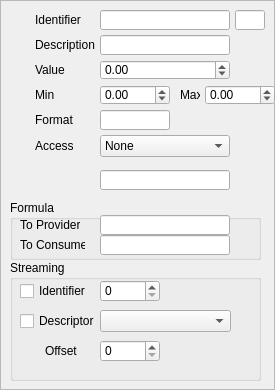
<?xml version="1.0" encoding="UTF-8"?>
<ui version="4.0">
 <class>RealView</class>
 <widget class="QFrame" name="RealView">
  <property name="geometry">
   <rect>
    <x>0</x>
    <y>0</y>
    <width>275</width>
    <height>390</height>
   </rect>
  </property>
  <property name="sizePolicy">
   <sizepolicy hsizetype="Fixed" vsizetype="Fixed">
    <horstretch>0</horstretch>
    <verstretch>0</verstretch>
   </sizepolicy>
  </property>
  <property name="windowTitle">
   <string>Frame</string>
  </property>
  <property name="frameShape">
   <enum>QFrame::StyledPanel</enum>
  </property>
  <property name="frameShadow">
   <enum>QFrame::Raised</enum>
  </property>
  <widget class="QLabel" name="label_6">
   <property name="geometry">
    <rect>
     <x>35</x>
     <y>60</y>
     <width>60</width>
     <height>20</height>
    </rect>
   </property>
   <property name="text">
    <string>Value</string>
   </property>
  </widget>
  <widget class="QLineEdit" name="numberText">
   <property name="geometry">
    <rect>
     <x>235</x>
     <y>10</y>
     <width>30</width>
     <height>20</height>
    </rect>
   </property>
   <property name="readOnly">
    <bool>true</bool>
   </property>
  </widget>
  <widget class="QLineEdit" name="descriptionText">
   <property name="geometry">
    <rect>
     <x>100</x>
     <y>35</y>
     <width>130</width>
     <height>20</height>
    </rect>
   </property>
   <property name="readOnly">
    <bool>false</bool>
   </property>
  </widget>
  <widget class="QLabel" name="label">
   <property name="geometry">
    <rect>
     <x>35</x>
     <y>10</y>
     <width>60</width>
     <height>20</height>
    </rect>
   </property>
   <property name="text">
    <string>Identifier</string>
   </property>
  </widget>
  <widget class="QLabel" name="label_2">
   <property name="geometry">
    <rect>
     <x>35</x>
     <y>35</y>
     <width>60</width>
     <height>20</height>
    </rect>
   </property>
   <property name="text">
    <string>Description</string>
   </property>
  </widget>
  <widget class="QDoubleSpinBox" name="valueBox">
   <property name="geometry">
    <rect>
     <x>100</x>
     <y>60</y>
     <width>130</width>
     <height>20</height>
    </rect>
   </property>
   <property name="minimum">
    <double>-10000.000000000000000</double>
   </property>
   <property name="maximum">
    <double>10000.000000000000000</double>
   </property>
  </widget>
  <widget class="QLineEdit" name="identifierText">
   <property name="geometry">
    <rect>
     <x>100</x>
     <y>10</y>
     <width>130</width>
     <height>20</height>
    </rect>
   </property>
   <property name="readOnly">
    <bool>true</bool>
   </property>
  </widget>
  <widget class="QLabel" name="label_7">
   <property name="geometry">
    <rect>
     <x>35</x>
     <y>110</y>
     <width>60</width>
     <height>20</height>
    </rect>
   </property>
   <property name="text">
    <string>Format</string>
   </property>
  </widget>
  <widget class="QDoubleSpinBox" name="minBox">
   <property name="geometry">
    <rect>
     <x>100</x>
     <y>85</y>
     <width>70</width>
     <height>20</height>
    </rect>
   </property>
   <property name="minimum">
    <double>-10000.000000000000000</double>
   </property>
   <property name="maximum">
    <double>10000.000000000000000</double>
   </property>
  </widget>
  <widget class="QLineEdit" name="formatText">
   <property name="geometry">
    <rect>
     <x>100</x>
     <y>110</y>
     <width>70</width>
     <height>20</height>
    </rect>
   </property>
   <property name="readOnly">
    <bool>false</bool>
   </property>
  </widget>
  <widget class="QLabel" name="label_4">
   <property name="geometry">
    <rect>
     <x>35</x>
     <y>85</y>
     <width>60</width>
     <height>20</height>
    </rect>
   </property>
   <property name="text">
    <string>Min</string>
   </property>
  </widget>
  <widget class="QDoubleSpinBox" name="maxBox">
   <property name="geometry">
    <rect>
     <x>205</x>
     <y>85</y>
     <width>70</width>
     <height>20</height>
    </rect>
   </property>
   <property name="buttonSymbols">
    <enum>QAbstractSpinBox::UpDownArrows</enum>
   </property>
   <property name="minimum">
    <double>-10000.000000000000000</double>
   </property>
   <property name="maximum">
    <double>10000.000000000000000</double>
   </property>
  </widget>
  <widget class="QLabel" name="label_5">
   <property name="geometry">
    <rect>
     <x>180</x>
     <y>85</y>
     <width>20</width>
     <height>20</height>
    </rect>
   </property>
   <property name="text">
    <string>Max</string>
   </property>
  </widget>
  <widget class="QLabel" name="label_3">
   <property name="geometry">
    <rect>
     <x>10</x>
     <y>10</y>
     <width>16</width>
     <height>16</height>
    </rect>
   </property>
   <property name="text">
    <string/>
   </property>
   <property name="pixmap">
    <pixmap resource="TinyEmberPlus.qrc">:/image/resources/ui-tooltip--exclamation.png</pixmap>
   </property>
  </widget>
  <widget class="QLabel" name="label_8">
   <property name="geometry">
    <rect>
     <x>10</x>
     <y>35</y>
     <width>16</width>
     <height>16</height>
    </rect>
   </property>
   <property name="text">
    <string/>
   </property>
   <property name="pixmap">
    <pixmap resource="TinyEmberPlus.qrc">:/image/resources/ui-tooltip-balloon-bottom.png</pixmap>
   </property>
  </widget>
  <widget class="QLabel" name="label_9">
   <property name="geometry">
    <rect>
     <x>10</x>
     <y>60</y>
     <width>16</width>
     <height>16</height>
    </rect>
   </property>
   <property name="text">
    <string/>
   </property>
   <property name="pixmap">
    <pixmap resource="TinyEmberPlus.qrc">:/image/resources/ui-text-field-format.png</pixmap>
   </property>
  </widget>
  <widget class="QLabel" name="label_10">
   <property name="geometry">
    <rect>
     <x>10</x>
     <y>85</y>
     <width>16</width>
     <height>20</height>
    </rect>
   </property>
   <property name="text">
    <string/>
   </property>
   <property name="pixmap">
    <pixmap resource="TinyEmberPlus.qrc">:/image/resources/ui-ruler.png</pixmap>
   </property>
  </widget>
  <widget class="QLabel" name="label_11">
   <property name="geometry">
    <rect>
     <x>10</x>
     <y>110</y>
     <width>16</width>
     <height>20</height>
    </rect>
   </property>
   <property name="text">
    <string/>
   </property>
   <property name="pixmap">
    <pixmap resource="TinyEmberPlus.qrc">:/image/resources/ui-tooltip--pencil.png</pixmap>
   </property>
  </widget>
  <widget class="QLabel" name="label_12">
   <property name="geometry">
    <rect>
     <x>10</x>
     <y>135</y>
     <width>16</width>
     <height>20</height>
    </rect>
   </property>
   <property name="text">
    <string/>
   </property>
   <property name="pixmap">
    <pixmap resource="TinyEmberPlus.qrc">:/image/resources/lock--pencil.png</pixmap>
   </property>
  </widget>
  <widget class="QLabel" name="label_13">
   <property name="geometry">
    <rect>
     <x>35</x>
     <y>135</y>
     <width>60</width>
     <height>22</height>
    </rect>
   </property>
   <property name="text">
    <string>Access</string>
   </property>
  </widget>
  <widget class="QComboBox" name="accessBox">
   <property name="geometry">
    <rect>
     <x>100</x>
     <y>135</y>
     <width>130</width>
     <height>22</height>
    </rect>
   </property>
   <item>
    <property name="text">
     <string>None</string>
    </property>
    <property name="icon">
     <iconset resource="TinyEmberPlus.qrc">
      <normaloff>:/image/resources/lock.png</normaloff>:/image/resources/lock.png</iconset>
    </property>
   </item>
   <item>
    <property name="text">
     <string>Read</string>
    </property>
    <property name="icon">
     <iconset resource="TinyEmberPlus.qrc">
      <normaloff>:/image/resources/lock--arrow.png</normaloff>:/image/resources/lock--arrow.png</iconset>
    </property>
   </item>
   <item>
    <property name="text">
     <string>Write</string>
    </property>
    <property name="icon">
     <iconset resource="TinyEmberPlus.qrc">
      <normaloff>:/image/resources/lock--pencil.png</normaloff>:/image/resources/lock--pencil.png</iconset>
    </property>
   </item>
   <item>
    <property name="text">
     <string>Read | Write</string>
    </property>
    <property name="icon">
     <iconset resource="TinyEmberPlus.qrc">
      <normaloff>:/image/resources/lock-unlock.png</normaloff>:/image/resources/lock-unlock.png</iconset>
    </property>
   </item>
  </widget>
  <widget class="QGroupBox" name="streamingGroupBox">
   <property name="geometry">
    <rect>
     <x>10</x>
     <y>260</y>
     <width>251</width>
     <height>121</height>
    </rect>
   </property>
   <property name="title">
    <string>Streaming</string>
   </property>
   <widget class="QCheckBox" name="checkUseStreamIdentifier">
    <property name="geometry">
     <rect>
      <x>10</x>
      <y>20</y>
      <width>80</width>
      <height>22</height>
     </rect>
    </property>
    <property name="text">
     <string>Identifier</string>
    </property>
   </widget>
   <widget class="QSpinBox" name="streamIdentifierBox">
    <property name="geometry">
     <rect>
      <x>90</x>
      <y>20</y>
      <width>60</width>
      <height>22</height>
     </rect>
    </property>
   </widget>
   <widget class="QComboBox" name="streamFormatBox">
    <property name="geometry">
     <rect>
      <x>90</x>
      <y>50</y>
      <width>131</width>
      <height>22</height>
     </rect>
    </property>
   </widget>
   <widget class="QSpinBox" name="streamOffsetBox">
    <property name="geometry">
     <rect>
      <x>90</x>
      <y>80</y>
      <width>60</width>
      <height>22</height>
     </rect>
    </property>
   </widget>
   <widget class="QCheckBox" name="checkUseStreamDescriptor">
    <property name="geometry">
     <rect>
      <x>10</x>
      <y>50</y>
      <width>80</width>
      <height>22</height>
     </rect>
    </property>
    <property name="text">
     <string>Descriptor</string>
    </property>
   </widget>
   <widget class="QLabel" name="label_14">
    <property name="geometry">
     <rect>
      <x>35</x>
      <y>80</y>
      <width>46</width>
      <height>22</height>
     </rect>
    </property>
    <property name="text">
     <string>Offset</string>
    </property>
   </widget>
  </widget>
  <widget class="QLineEdit" name="displayValueText">
   <property name="geometry">
    <rect>
     <x>100</x>
     <y>170</y>
     <width>130</width>
     <height>20</height>
    </rect>
   </property>
   <property name="readOnly">
    <bool>true</bool>
   </property>
  </widget>
  <widget class="QGroupBox" name="groupBox">
   <property name="geometry">
    <rect>
     <x>10</x>
     <y>200</y>
     <width>251</width>
     <height>60</height>
    </rect>
   </property>
   <property name="title">
    <string>Formula</string>
   </property>
   <widget class="QLineEdit" name="toConsumerTermText">
    <property name="geometry">
     <rect>
      <x>90</x>
      <y>35</y>
      <width>130</width>
      <height>20</height>
     </rect>
    </property>
    <property name="readOnly">
     <bool>false</bool>
    </property>
   </widget>
   <widget class="QLabel" name="label_16">
    <property name="geometry">
     <rect>
      <x>10</x>
      <y>35</y>
      <width>65</width>
      <height>20</height>
     </rect>
    </property>
    <property name="toolTip">
     <string>Transforms a device value into a display value</string>
    </property>
    <property name="text">
     <string>To Consumer</string>
    </property>
   </widget>
   <widget class="QLabel" name="label_15">
    <property name="geometry">
     <rect>
      <x>10</x>
      <y>15</y>
      <width>60</width>
      <height>20</height>
     </rect>
    </property>
    <property name="toolTip">
     <string>Transforms a dispaly value into a device value</string>
    </property>
    <property name="text">
     <string>To Provider</string>
    </property>
   </widget>
   <widget class="QLineEdit" name="toProviderTermText">
    <property name="geometry">
     <rect>
      <x>90</x>
      <y>15</y>
      <width>130</width>
      <height>20</height>
     </rect>
    </property>
    <property name="readOnly">
     <bool>false</bool>
    </property>
   </widget>
  </widget>
 </widget>
 <resources>
  <include location="TinyEmberPlus.qrc"/>
 </resources>
 <connections>
  <connection>
   <sender>valueBox</sender>
   <signal>editingFinished()</signal>
   <receiver>RealView</receiver>
   <slot>updateValue()</slot>
   <hints>
    <hint type="sourcelabel">
     <x>136</x>
     <y>70</y>
    </hint>
    <hint type="destinationlabel">
     <x>124</x>
     <y>74</y>
    </hint>
   </hints>
  </connection>
  <connection>
   <sender>minBox</sender>
   <signal>editingFinished()</signal>
   <receiver>RealView</receiver>
   <slot>updateMin()</slot>
   <hints>
    <hint type="sourcelabel">
     <x>104</x>
     <y>109</y>
    </hint>
    <hint type="destinationlabel">
     <x>124</x>
     <y>74</y>
    </hint>
   </hints>
  </connection>
  <connection>
   <sender>maxBox</sender>
   <signal>editingFinished()</signal>
   <receiver>RealView</receiver>
   <slot>updateMax()</slot>
   <hints>
    <hint type="sourcelabel">
     <x>209</x>
     <y>109</y>
    </hint>
    <hint type="destinationlabel">
     <x>124</x>
     <y>74</y>
    </hint>
   </hints>
  </connection>
  <connection>
   <sender>formatText</sender>
   <signal>editingFinished()</signal>
   <receiver>RealView</receiver>
   <slot>updateFormat()</slot>
   <hints>
    <hint type="sourcelabel">
     <x>104</x>
     <y>134</y>
    </hint>
    <hint type="destinationlabel">
     <x>124</x>
     <y>74</y>
    </hint>
   </hints>
  </connection>
  <connection>
   <sender>descriptionText</sender>
   <signal>editingFinished()</signal>
   <receiver>RealView</receiver>
   <slot>updateDescription()</slot>
   <hints>
    <hint type="sourcelabel">
     <x>136</x>
     <y>44</y>
    </hint>
    <hint type="destinationlabel">
     <x>124</x>
     <y>74</y>
    </hint>
   </hints>
  </connection>
  <connection>
   <sender>accessBox</sender>
   <signal>currentIndexChanged(int)</signal>
   <receiver>RealView</receiver>
   <slot>updateAccess(int)</slot>
   <hints>
    <hint type="sourcelabel">
     <x>149</x>
     <y>160</y>
    </hint>
    <hint type="destinationlabel">
     <x>137</x>
     <y>87</y>
    </hint>
   </hints>
  </connection>
  <connection>
   <sender>checkUseStreamIdentifier</sender>
   <signal>toggled(bool)</signal>
   <receiver>RealView</receiver>
   <slot>updateStreamIdentifierState(bool)</slot>
   <hints>
    <hint type="sourcelabel">
     <x>59</x>
     <y>200</y>
    </hint>
    <hint type="destinationlabel">
     <x>137</x>
     <y>149</y>
    </hint>
   </hints>
  </connection>
  <connection>
   <sender>checkUseStreamDescriptor</sender>
   <signal>toggled(bool)</signal>
   <receiver>RealView</receiver>
   <slot>updateStreamDescriptorState(bool)</slot>
   <hints>
    <hint type="sourcelabel">
     <x>59</x>
     <y>230</y>
    </hint>
    <hint type="destinationlabel">
     <x>137</x>
     <y>149</y>
    </hint>
   </hints>
  </connection>
  <connection>
   <sender>streamIdentifierBox</sender>
   <signal>editingFinished()</signal>
   <receiver>RealView</receiver>
   <slot>updateStreamIdentifier()</slot>
   <hints>
    <hint type="sourcelabel">
     <x>129</x>
     <y>200</y>
    </hint>
    <hint type="destinationlabel">
     <x>137</x>
     <y>149</y>
    </hint>
   </hints>
  </connection>
  <connection>
   <sender>streamFormatBox</sender>
   <signal>currentIndexChanged(int)</signal>
   <receiver>RealView</receiver>
   <slot>updateStreamFormat(int)</slot>
   <hints>
    <hint type="sourcelabel">
     <x>165</x>
     <y>230</y>
    </hint>
    <hint type="destinationlabel">
     <x>137</x>
     <y>149</y>
    </hint>
   </hints>
  </connection>
  <connection>
   <sender>streamOffsetBox</sender>
   <signal>editingFinished()</signal>
   <receiver>RealView</receiver>
   <slot>updateStreamOffset()</slot>
   <hints>
    <hint type="sourcelabel">
     <x>129</x>
     <y>260</y>
    </hint>
    <hint type="destinationlabel">
     <x>137</x>
     <y>149</y>
    </hint>
   </hints>
  </connection>
  <connection>
   <sender>toConsumerTermText</sender>
   <signal>editingFinished()</signal>
   <receiver>RealView</receiver>
   <slot>updateRxTerm()</slot>
   <hints>
    <hint type="sourcelabel">
     <x>164</x>
     <y>169</y>
    </hint>
    <hint type="destinationlabel">
     <x>137</x>
     <y>194</y>
    </hint>
   </hints>
  </connection>
  <connection>
   <sender>toProviderTermText</sender>
   <signal>editingFinished()</signal>
   <receiver>RealView</receiver>
   <slot>updateTxTerm()</slot>
   <hints>
    <hint type="sourcelabel">
     <x>164</x>
     <y>144</y>
    </hint>
    <hint type="destinationlabel">
     <x>137</x>
     <y>194</y>
    </hint>
   </hints>
  </connection>
 </connections>
 <slots>
  <slot>updateDescription()</slot>
  <slot>updateValue()</slot>
  <slot>updateMax()</slot>
  <slot>updateMin()</slot>
  <slot>updateFormat()</slot>
  <slot>updateUi()</slot>
  <slot>updateAccess(int)</slot>
  <slot>updateStreamIdentifierState(bool)</slot>
  <slot>updateStreamDescriptorState(bool)</slot>
  <slot>updateStreamIdentifier()</slot>
  <slot>updateStreamFormat(int)</slot>
  <slot>updateStreamOffset()</slot>
  <slot>updateTxTerm()</slot>
  <slot>updateRxTerm()</slot>
 </slots>
</ui>
